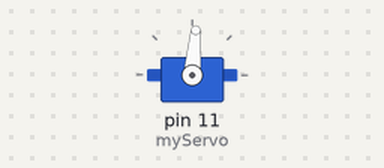
This sketch was run on a simulated Arduino Uno, built with avr-gcc and run on an emulated ATmega328P. Shown: servo.

Above: at 0.05 s.
At 0.25 s:
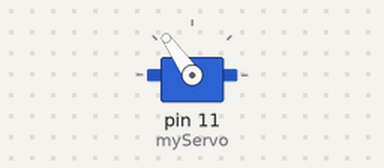
At 0.45 s:
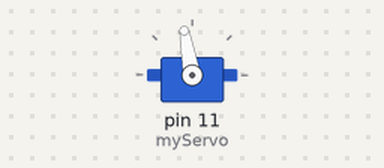
Timing chart, 0 to 3.0 s (numbered marks = the images above):
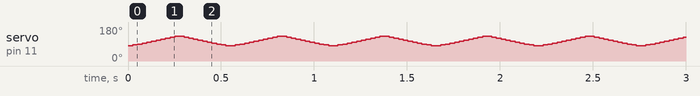

The sketch:

servo_test.ino
```cpp
// Include the Servo library
#include <Servo.h>

// Create a Servo object
Servo myServo;

// Variable to hold the servo angle
int angle = 0;

void setup() {
  // Attach the servo to pin D11
  myServo.attach(11);
}

void loop() {
  // Move from 0 degrees to 180 degrees in increments
  for (angle = 80; angle <= 130; angle += 5) {
    myServo.write(angle);    // Set the servo position
    delay(25);               // Short pause to allow the servo to reach position
  }

  // Move back from 180 degrees to 0 degrees
  for (angle = 130; angle >= 80; angle -= 5) {
    myServo.write(angle);
    delay(25);
  }
}
```

Measured:
- by itself, servo on pin 11 (myServo): repeats every 0.55 s: 90° 0.03 s, 95° 0.03 s, 100° 0.03 s, 105° 0.03 s, 110° 0.03 s, 115° 0.03 s, 120° 0.03 s, 125° 0.03 s, 130° 0.05 s, 125° 0.03 s, 120° 0.03 s, 115° 0.03 s, 110° 0.03 s, 105° 0.03 s, 100° 0.03 s, 95° 0.03 s, 90° 0.03 s, 85° 0.03 s, 80° 0.05 s, 85° 0.03 s
